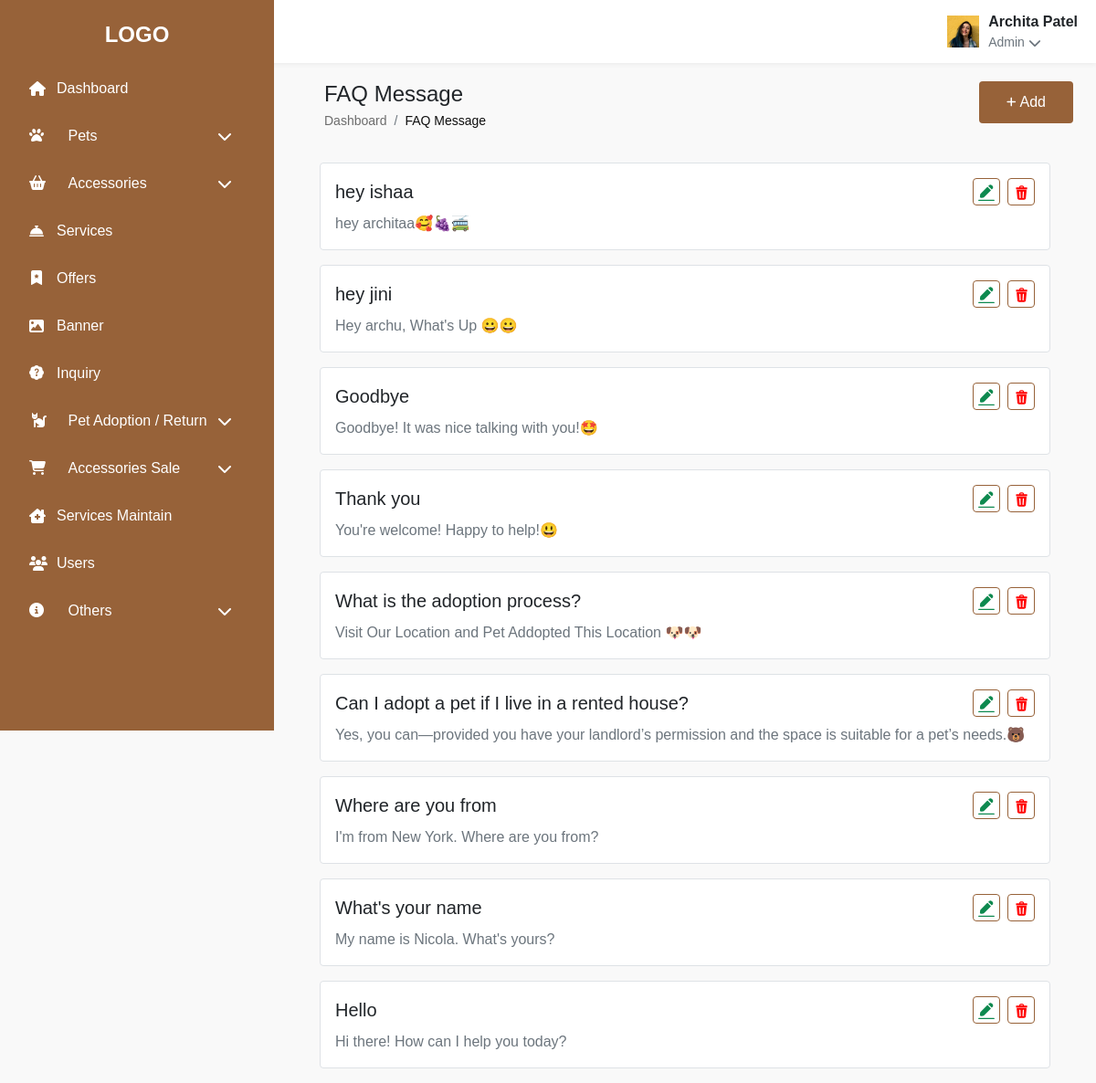
The page /faq.php (signed in) on the database its author committed.
### tables this page shows
CREATE TABLE `que_ans` (
  `id` int(11) NOT NULL,
  `question` varchar(500) DEFAULT NULL,
  `ans` text DEFAULT NULL,
  `created_at` timestamp NULL DEFAULT current_timestamp(),
  `updated_at` timestamp NULL DEFAULT NULL ON UPDATE current_timestamp()
);

### config.php (called while the page is built)
<?php
function encryptor($action, $string){
    $output = false;
    $encrypt_method = "AES-256-CBC";
    $secret_key = 'Tech Area';
    $secret_iv = 'tech@12345678';
    $key = hash('sha256' , $secret_key);
    $iv = substr(hash('sha256', $secret_iv),0,16);
    if( $action == 'encrypt' )
    {
            $output = openssl_encrypt($string,$encrypt_method, $key, 0, $iv);
            $output = base64_encode($output);
    }
    else if($action == 'decrypt' )
    {
        $output = openssl_decrypt(base64_decode($string), $encrypt_method , $key, 0, $iv);
    }
    return $output;
}
?>

### faq.php (the view, shortened to what this page needs)
<?php
include 'connection.php';
include 'config.php';
?>
<!DOCTYPE html>
<html lang="en">
  <head>
    <link href="https://cdnjs.cloudflare.com/ajax/libs/font-awesome/6.4.0/css/all.min.css" rel="stylesheet" />
    <link href="https://cdn.jsdelivr.net/npm/bootstrap@5.0.2/dist/css/bootstrap.min.css" rel="stylesheet">
    <link href="https://cdn.datatables.net/1.13.4/css/dataTables.bootstrap5.min.css" rel="stylesheet">
    <link rel="stylesheet" href="css/category.css" />
    <link rel="stylesheet" href="css/profile.css" />
  </head>
  <body>
    <?php include 'sidebar.php'; ?>
    <div class="k-content">
      <?php include 'header.php'; ?>
      <div class="k-page-content">
        <div class="k-page-header">
          <div>
            <h4 class="mb-1" style="margin-left: 30px;">FAQ Message</h4>
            <nav class="k-breadcrumb small">
              <ol class="breadcrumb mb-0">
                <li class="breadcrumb-item">
                  <a href="#" class="k-link-text-color text-decoration-none" style="    margin-left: 30px;">Dashboard</a>
                </li>
                <li class="breadcrumb-item active k-link-text-color-active">
                  FAQ Message
                </li>
              </ol>
            </nav>
          </div>
          <div class="d-flex align-items-center justify-content-center">
            <div>
              <a
              href="add_faq.php"
                class="k-add-btn d-flex align-items-center justify-content-center text-decoration-none">
                <i class="fas fa-plus me-1 k-icon-plus"></i>
                <p class="p-0 m-0">Add</p>
              </a>
            </div>
          </div>
        </div>
        <div class="about-list" style="margin-left: 50px; margin-right: 50px;">
        <?php
        $query = mysqli_query($cnn, "SELECT * FROM que_ans ORDER BY id DESC");
        while($row = mysqli_fetch_array($query)){
          $c_id = encryptor('encrypt', $row['id']);
          ?>
          <div class="about-card border rounded p-3 mb-3 bg-white">
              <div class="d-flex justify-content-between align-items-center">
                  <h5 class="mb-0"><?php echo htmlspecialchars($row['question']); ?></h5>
                  <div class="d-flex align-items-center gap-2">
            <a href="add_faq.php?id=<?php echo $c_id; ?>" class="edit-btn">
                <img src="images/update.svg" alt="Edit" width="20">
            </a>
            <div class="delete-btn" data-id="<?php echo $row['id']; ?>" data-bs-toggle="modal" data-bs-target="#deleteConfirmModal">
                <img src="images/delete.svg" alt="Delete" width="20">
            </div>
        </div>
      </div>
      <p class="mt-2 mb-0 text-muted"><?php echo htmlspecialchars($row['ans']); ?></p>
      </div>
      <?php } ?>
      </div>
  </body>
</html>

### header.php (shortened to what this page needs)
<?php
if(isset($_SESSION['admin'])){
  $admin =$_SESSION['admin'];
  $query_user = mysqli_query($cnn,"SELECT * FROM `login` WHERE email='$admin'");
  $row_user = mysqli_fetch_array($query_user);
  $name1 = $row_user['name'];
  $image1 = $row_user['image'];
}
?>
 <div class="k-content" style="idth: 1630px;
    margin-left: -24px;">
      <div class="k-header-container">
        <div class="k-header d-flex justify-content-between align-center-center">
          <div class="k-user-info dropdown">
            <div
              class="d-flex align-items-center"
              role="button"
              id="userDropdown"
              data-bs-toggle="dropdown"
              aria-expanded="false">
              <img src="images/<?php echo $image1; ?>" alt="User Avatar" />
              <div>
                <div class="fw-bold"><?php echo $name1; ?></div>
                <div class="small text-muted d-flex align-items-center">
                  <p class="mb-0 me-1">Admin</p>
                  <i class="fa-solid fa-chevron-down"></i>
                </div>
              </div>
            </div>
          </div>
        </div>
      </div>
    </div>

### css/category.css (style rules this page uses)
* { margin: 0; padding: 0; box-sizing: border-box; font-family: Arial, sans-serif; }
:root { --k-sidebar-bg: #976239; --k-sidebar-text: #ffffff; --k-sidebar-hover: #fff9f6; --k-sidebar-active: #fff9f6; --k-header-bg: #ffffff; --k-content-bg: #f9f9f9; --k-table-header-bg: #eee6d3; }
body { font-family: Arial, sans-serif; background-color: var(--k-content-bg); overflow-x: hidden; }
.k-content { margin-left: 300px; transition: all 0.3s; }
.k-header { background-color: var(--k-header-bg); padding: 12px 20px; box-shadow: 0 2px 5px rgba(0, 0, 0, 0.05); margin-bottom: 20px; display: flex; justify-content: space-between; align-items: center; }
.k-user-info { display: flex; align-items: center; }
.k-user-info img { width: 35px; height: 35px; margin-right: 10px; }
.k-breadcrumb { margin-bottom: 15px; }
.k-page-header { display: flex; justify-content: space-between; align-items: flex-start; margin-bottom: 20px; margin: 0 25px 20px 25px; flex-wrap: wrap; gap: 15px; }
.k-link-text-color { color: #0f0f0f99 !important; }
.k-link-text-color-active { color: #0f0f0f !important; }
.k-add-btn { background-color: #976239; color: #ffffff; border-radius: 4px; padding: 11px 30px; border: none; }
.edit-btn { background-color: transparent; border: 0.6px solid #976239; border-radius: 4px; padding: 2px 4px; }
.delete-btn { background-color: transparent; border: 0.6px solid #976239; border-radius: 4px; padding: 2px 4px; }
.k-icon-plus { font-size: 12px; }
.k-sidebar, .k-content { transition: all 0.3s ease; }

### rows shown on the page
que_ans: question "hey ishaa", ans "hey architaa🥰🍇🚎"
que_ans: question "hey jini", ans "Hey archu, What's Up 😀😀"
que_ans: question "Goodbye", ans "Goodbye! It was nice talking with you!🤩"
que_ans: question "Thank you", ans "You're welcome! Happy to help!😃"
que_ans: question "What is the adoption process?", ans "Visit Our Location and Pet Addopted This Location 🐶🐶"
que_ans: question "Can I adopt a pet if I live in a rented house?", ans "Yes, you can—provided you have your landlord’s permission and the space is suitable for a pet’s needs.🐻"
que_ans: question "Where are you from", ans "I'm from New York. Where are you from?"
que_ans: question "What's your name", ans "My name is Nicola. What's yours?"
que_ans: question "Hello", ans "Hi there! How can I help you today?"

### other values the page prints
$name1 "Archita Patel"
